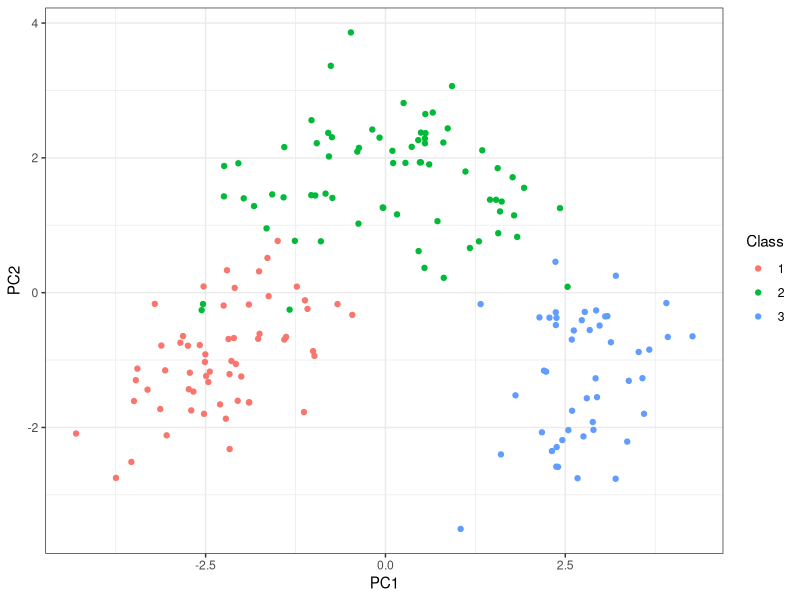
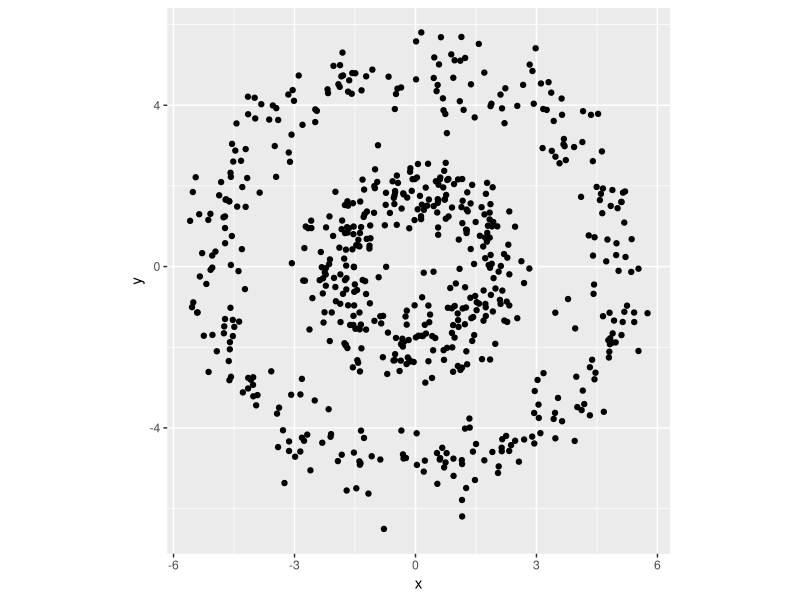
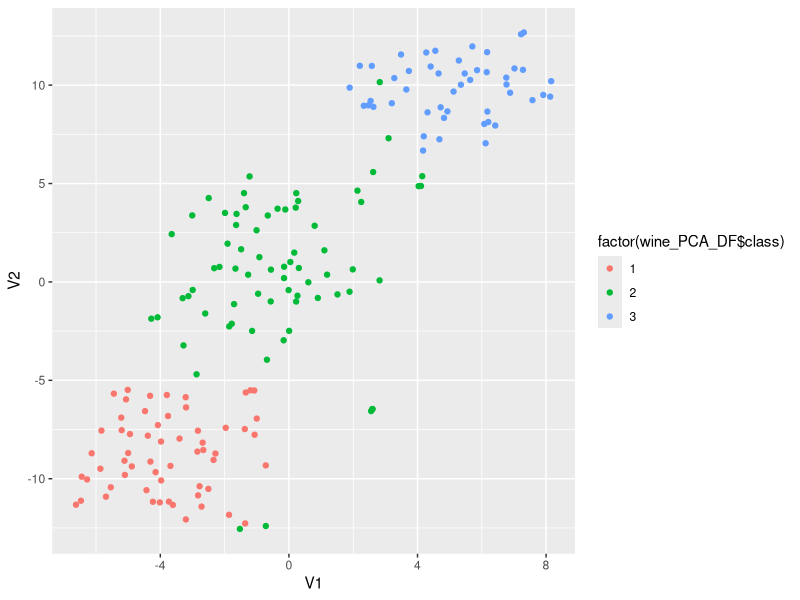

Reproduce these figures in R, in order.
## ---- chunk 1
#exporting to rmd
#library(rmarkdown)
#convert_ipynb("./BIOS512_hw5_Brookes.ipynb", output = xfun::with_ext("./BIOS512_HW5_Brookes.ipynb", "Rmd"))

## ---- chunk 2
library(tidyverse)
library(Rtsne)
## ---- chunk 3
wine <- read.csv("./hw5_data/wine.csv")
## ---- chunk 4
str(wine)

#changing class to character

wine$class <- as.character(wine$class)

str(wine)

## ---- chunk 5
wine %>% select(where(is.numeric)) %>% 
  summary()
## ---- chunk 6
wine_scaled <- wine %>% 
  mutate(across(where(is.numeric), ~as.numeric(scale(.))))

summary(wine_scaled)
## ---- chunk 7
PCA_wine <- wine_scaled %>% select(where(is.numeric)) %>% 
                                  prcomp(); # runs PCA on d
PCA_wine
summary(PCA_wine)
## ---- chunk 8
#PC1 Proportion of variance + PC2 proportion of variance
0.361+0.1921
## ---- chunk 9

print(PCA_wine$rotation) # PCA_wine$rotation is the rotation matrix

## ---- chunk 10
PC1_PC2_only <- PCA_wine$x %>% as.data.frame() %>%  select(c("PC1", "PC2"))

PC1_PC2_only$class <-wine_scaled$class

#plotting PC1 vs PC2

library(ggplot2)
ggplot(PC1_PC2_only, aes(x = PC1, y = PC2, color = factor(class))) +
  geom_point() +
  labs(color = "Class") +
  theme_bw()
## ---- chunk 11
circular_data <- tibble(r = sample(c(2,5),size=650,replace=TRUE) + rnorm(650,0,0.5),
            theta = runif(650,0,2*pi)) %>%
    transmute(x=r*cos(theta),
              y=r*sin(theta));
ggplot(circular_data, aes(x,y)) + geom_point() + coord_fixed()
## ---- chunk 12
library(Rtsne)

wine_PCA_DF <- PCA_wine$x %>% as.data.frame() %>% select(PC1:PC10)

#adding wine class back
wine_PCA_DF$class <- wine$class

#removing duplicates
wine_PCA_no_duplicates <- wine_PCA_DF %>% filter(!duplicated(.))

str(wine_PCA_no_duplicates)

set.seed(123)

tsne_wine <- wine_PCA_no_duplicates %>% select(-class) %>% 
                  Rtsne(.,
                  dims = 2,
                  perplexity = 30,
                  verbose = FALSE,
                  check_duplicates = FALSE
                )


## ---- chunk 13
results <- as_tibble(tsne_wine$Y)

ggplot(results, aes(V1, V2)) + geom_point(aes(color = factor(wine_PCA_DF$class)))
